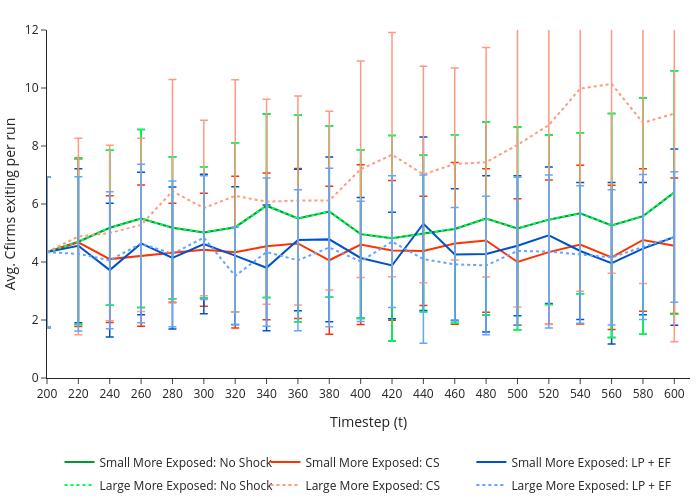

Notebook code cell kept with this figure:
### Code cell
fig1 = build_macro_snapshot_metric_figure(
    scenarios=SCENARIOS,
    metric='Exiting_C-Firms',
    metric_label='Avg. Cfirms exiting per run',
    snap_ts=np.arange(200, 620, 20),
    title='Exiting_C-Firms',
    line_type='lines',
    ncol_legend=3,
    ymin=0,
    ymax=12,
    CI_type='error_bar',
    pdf_pages=PDF_PAGES,
    pdf_path=OUTPUT / "Exiting_C-Firms_line.pdf",
)
fig1

### Figure 1 — Plotly figure (JSON) as saved in the notebook; plotly's stock layout.template omitted (floating-point values rounded to 4 significant figures)
{"data": [{"error_y": {"array": [2.6, 2.859, 2.67, 3.066, 2.447, 2.263, 2.914, 3.165, 3.564, 2.954, 2.906, 3.544, 2.699, 3.251, 3.327, 3.496, 2.922, 2.773, 3.864, 4.071, 4.199], "color": "#009933", "thickness": 1.5, "type": "data", "visible": true, "width": 4}, "legendgroup": "Small More Exposed: No Shock", "line": {"color": "#009933", "dash": "solid", "width": 2}, "marker": {"color": "#009933", "line": {"color": "#009933", "width": 1}, "size": 8, "symbol": "circle"}, "mode": "lines", "name": "Small More Exposed: No Shock", "showlegend": true, "type": "scatter", "x": [200, 220, 240, 260, 280, 300, 320, 340, 360, 380, 400, 420, 440, 460, 480, 500, 520, 540, 560, 580, 600], "y": [4.34, 4.7, 5.18, 5.5, 5.18, 5.02, 5.2, 5.94, 5.5, 5.74, 4.96, 4.82, 4.98, 5.14, 5.5, 5.16, 5.46, 5.68, 5.26, 5.58, 6.4]}, {"error_y": {"array": [2.6, 2.903, 2.188, 2.435, 1.708, 1.949, 2.616, 2.533, 2.585, 2.551, 2.755, 2.407, 1.883, 2.79, 2.473, 2.185, 2.488, 2.74, 2.486, 2.454, 2.34], "color": "#ff3300", "thickness": 1.5, "type": "data", "visible": true, "width": 4}, "legendgroup": "Small More Exposed: CS", "line": {"color": "#ff3300", "dash": "solid", "width": 2}, "marker": {"color": "#ff3300", "line": {"color": "#ff3300", "width": 1}, "size": 8, "symbol": "circle"}, "mode": "lines", "name": "Small More Exposed: CS", "showlegend": true, "type": "scatter", "x": [200, 220, 240, 260, 280, 300, 320, 340, 360, 380, 400, 420, 440, 460, 480, 500, 520, 540, 560, 580, 600], "y": [4.34, 4.68, 4.1, 4.22, 4.32, 4.42, 4.34, 4.54, 4.64, 4.06, 4.6, 4.4, 4.38, 4.64, 4.74, 4.0, 4.34, 4.6, 4.16, 4.76, 4.56]}, {"error_y": {"array": [2.6, 2.659, 2.304, 2.456, 2.45, 2.407, 2.376, 2.167, 2.437, 2.838, 2.08, 1.837, 2.993, 2.266, 2.696, 2.417, 2.355, 2.364, 2.785, 2.279, 3.037], "color": "#0052cc", "thickness": 1.5, "type": "data", "visible": true, "width": 4}, "legendgroup": "Small More Exposed: LP + EF", "line": {"color": "#0052cc", "dash": "solid", "width": 2}, "marker": {"color": "#0052cc", "line": {"color": "#0052cc", "width": 1}, "size": 8, "symbol": "circle"}, "mode": "lines", "name": "Small More Exposed: LP + EF", "showlegend": true, "type": "scatter", "x": [200, 220, 240, 260, 280, 300, 320, 340, 360, 380, 400, 420, 440, 460, 480, 500, 520, 540, 560, 580, 600], "y": [4.34, 4.56, 3.72, 4.64, 4.14, 4.62, 4.22, 3.8, 4.76, 4.78, 4.14, 3.88, 5.32, 4.26, 4.28, 4.56, 4.92, 4.38, 3.96, 4.46, 4.86]}, {"error_y": {"array": [2.6, 2.859, 2.67, 3.066, 2.447, 2.263, 2.914, 3.165, 3.564, 2.954, 2.906, 3.544, 2.699, 3.251, 3.327, 3.496, 2.922, 2.773, 3.864, 4.071, 4.199], "color": "#00ff55", "thickness": 1.5, "type": "data", "visible": true, "width": 4}, "legendgroup": "Large More Exposed: No Shock", "line": {"color": "#00ff55", "dash": "dot", "width": 2}, "marker": {"color": "#00ff55", "line": {"color": "#00ff55", "width": 1}, "size": 8, "symbol": "circle"}, "mode": "lines", "name": "Large More Exposed: No Shock", "showlegend": true, "type": "scatter", "x": [200, 220, 240, 260, 280, 300, 320, 340, 360, 380, 400, 420, 440, 460, 480, 500, 520, 540, 560, 580, 600], "y": [4.34, 4.7, 5.18, 5.5, 5.18, 5.02, 5.2, 5.94, 5.5, 5.74, 4.96, 4.82, 4.98, 5.14, 5.5, 5.16, 5.46, 5.68, 5.26, 5.58, 6.4]}, {"error_y": {"array": [2.6, 3.391, 3.024, 2.983, 3.855, 3.024, 4.0, 3.533, 3.606, 3.081, 3.731, 4.21, 3.733, 3.313, 3.96, 5.591, 6.878, 6.991, 6.531, 5.54, 7.868], "color": "#ff9980", "thickness": 1.5, "type": "data", "visible": true, "width": 4}, "legendgroup": "Large More Exposed: CS", "line": {"color": "#ff9980", "dash": "dot", "width": 2}, "marker": {"color": "#ff9980", "line": {"color": "#ff9980", "width": 1}, "size": 8, "symbol": "circle"}, "mode": "lines", "name": "Large More Exposed: CS", "showlegend": true, "type": "scatter", "x": [200, 220, 240, 260, 280, 300, 320, 340, 360, 380, 400, 420, 440, 460, 480, 500, 520, 540, 560, 580, 600], "y": [4.34, 4.88, 5.0, 5.28, 6.44, 5.86, 6.28, 6.08, 6.12, 6.12, 7.2, 7.7, 7.02, 7.38, 7.44, 8.04, 8.72, 9.98, 10.14, 8.8, 9.12]}, {"error_y": {"array": [2.6, 2.658, 2.36, 2.731, 2.516, 2.132, 1.681, 2.552, 2.428, 2.735, 2.075, 2.27, 2.901, 1.957, 2.387, 2.547, 2.64, 2.372, 2.333, 2.501, 2.25], "color": "#66a3ff", "thickness": 1.5, "type": "data", "visible": true, "width": 4}, "legendgroup": "Large More Exposed: LP + EF", "line": {"color": "#66a3ff", "dash": "dot", "width": 2}, "marker": {"color": "#66a3ff", "line": {"color": "#66a3ff", "width": 1}, "size": 8, "symbol": "circle"}, "mode": "lines", "name": "Large More Exposed: LP + EF", "showlegend": true, "type": "scatter", "x": [200, 220, 240, 260, 280, 300, 320, 340, 360, 380, 400, 420, 440, 460, 480, 500, 520, 540, 560, 580, 600], "y": [4.34, 4.28, 4.06, 4.64, 4.28, 4.84, 3.52, 4.34, 4.06, 4.5, 4.02, 4.7, 4.1, 3.92, 3.88, 4.38, 4.36, 4.26, 4.16, 4.52, 4.86]}], "layout": {"height": 500, "legend": {"entrywidth": 0.3125, "entrywidthmode": "fraction", "orientation": "h", "tracegroupgap": 4, "x": 0.5, "xanchor": "center", "y": -0.2, "yanchor": "top"}, "margin": {"b": 10, "l": 0, "r": 10, "t": 30}, "paper_bgcolor": "rgba(0,0,0,0)", "plot_bgcolor": "rgba(0,0,0,0)", "width": 700, "xaxis": {"range": [200, 610], "tickvals": [200, 220, 240, 260, 280, 300, 320, 340, 360, 380, 400, 420, 440, 460, 480, 500, 520, 540, 560, 580, 600], "title": {"text": "Timestep (t)"}}, "yaxis": {"range": [0, 12], "title": {"text": "Avg. Cfirms exiting per run"}}}}
